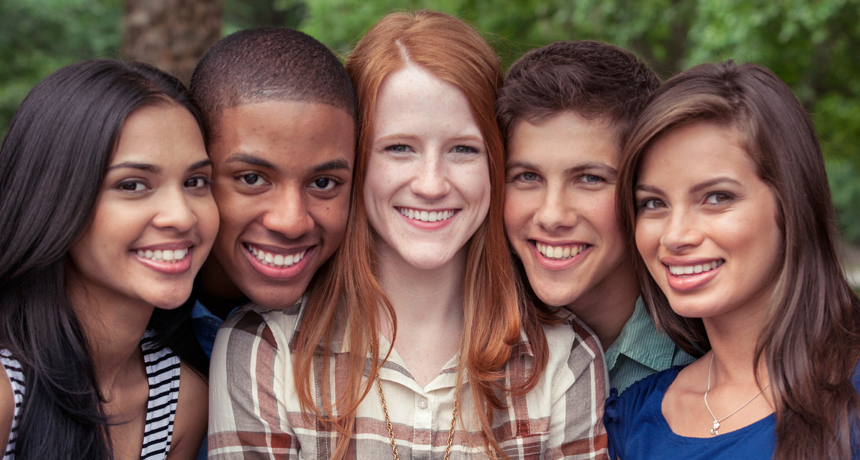
#> input picture CorePython-4/fundamentals/15. Case Studies/6 face_detection/source_image2.png, 860 x 460 px
$ python face_eye_detection.py
#> lines starting #> are read from the running program, lines starting #| are printed output that depends on the picture; after the words box and inside, x2 and y2 are one past the last pixel; in counts of white or black regions, pixels touching at a corner belong together
# Tasks: Face Detection
# Import the necessary libraries
import cv2
import os
import sys

try:
    face_cascade = cv2.CascadeClassifier(cv2.data.haarcascades + 'haarcascade_frontalface_default.xml')
    eye_cascade = cv2.CascadeClassifier(cv2.data.haarcascades + 'haarcascade_eye.xml')
    img = cv2.imread('source_image2.png')
#> img is the input picture: shape (460, 860, 3); mean B, G, R 82.2, 90.8, 116.5
    gray = cv2.cvtColor(img, cv2.COLOR_BGR2GRAY)
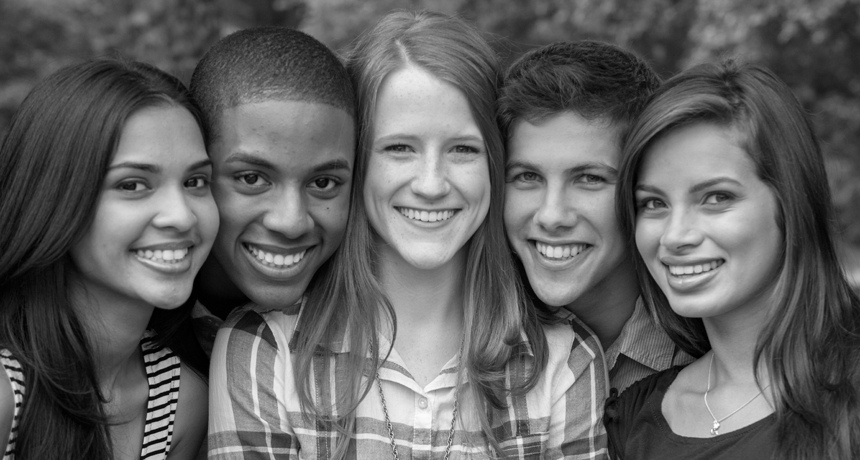
#> gray: shape (460, 860); min 0, max 255, mean 97.5

    faces = face_cascade.detectMultiScale(gray, 1.3, 5)
#> faces = [[348, 86, 163, 163], [478, 118, 158, 158], [608, 138, 161, 161], [73, 116, 176, 176], [191, 97, 203, 203]]
    for (x, y, w, h) in faces:
        cv2.rectangle(img, (x, y), (x + w, y + h), (255, 0, 0), 2)
        roi_gray = gray[y:y + h, x:x + w]
        roi_color = img[y:y + h, x:x + w]
        eyes = eye_cascade.detectMultiScale(roi_gray)
        for (ex, ey, ew, eh) in eyes:
            cv2.rectangle(roi_color, (ex, ey), (ex + ew, ey + eh), (0, 255, 0), 2)
#> this loop made 5 passes
#> (x, y, w, h, eyes) on passes 1 to 5: (348, 86, 163, 163, [[30, 41, 44, 44]]), (478, 118, 158, 158, [[28, 38, 42, 42], [86, 42, 39, 39], [46, 114, 22, 22]]), (608, 138, 161, 161, [[27, 47, 38, 38], [82, 37, 47, 47]]), (73, 116, 176, 176, [[103, 45, 42, 42], [35, 45, 49, 49]]), (191, 97, 203, 203, [[45, 140, 22, 22], [107, 62, 47, 47], [34, 54, 55, 55]])
#> pass 1, `roi_gray = gray[y:y + h, x:x + w]`:
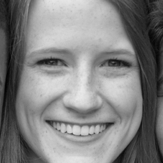
#> roi_gray: shape (163, 163); min 3, max 233, mean 129
#> pass 1, `roi_color = img[y:y + h, x:x + w]`:
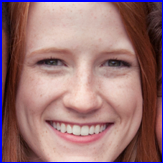
#> roi_color: shape (163, 163, 3); mean B, G, R 116.7, 114.6, 153.1
#> pass 2, `roi_color = img[y:y + h, x:x + w]`:
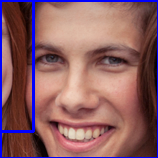
#> roi_color: shape (158, 158, 3); mean B, G, R 98.7, 94.4, 138.7
#> after the loop:
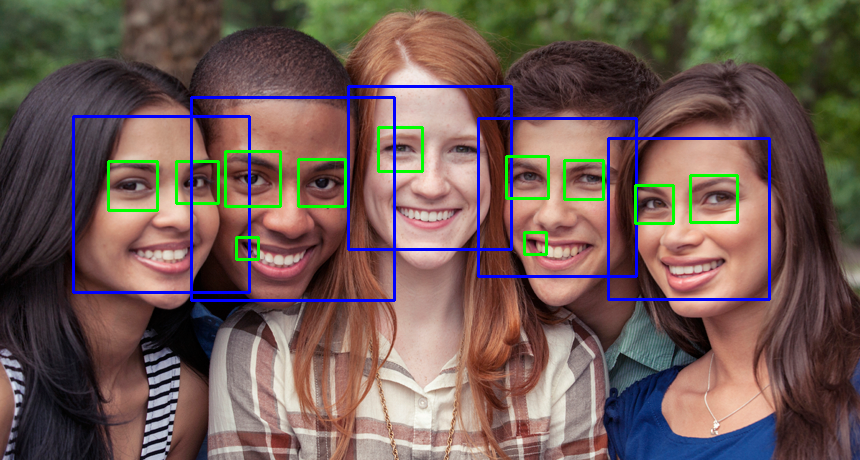
#> img: shape (460, 860, 3); 3.89% of pixels changed, all inside (x1, y1, x2, y2) = (72, 85, 771, 302)
#> after the loop:
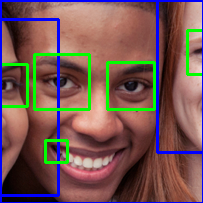
#> roi_color: shape (203, 203, 3); mean B, G, R 83.9, 86.7, 116.1
#> after the loop:
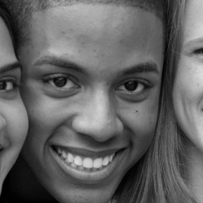
#> roi_gray: shape (203, 203); min 0, max 223, mean 97.5
    cv2.imshow('img', img)
    cv2.waitKey(0)
    cv2.destroyAllWindows()
except:
    print("Error : ", sys.exc_info()[1])

$ run again, with CorePython-4/fundamentals/15. Case Studies/6 face_detection/source_image1.png copied over CorePython-4/fundamentals/15. Case Studies/6 face_detection/source_image2.png
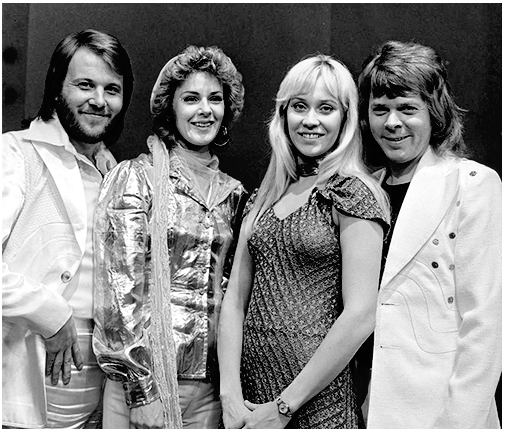
#> input picture CorePython-4/fundamentals/15. Case Studies/6 face_detection/source_image1.png, 506 x 431 px
#> img is the input picture: shape (431, 506, 3); min 0, max 255, mean 133.7
#> faces = [[171, 74, 63, 63], [57, 57, 78, 78], [269, 73, 88, 88], [354, 81, 77, 77]]
#> the loop `for (x, y, w, h) in faces:` made 4 passes
#> (x, y, w, h, eyes) on passes 1 to 3: (171, 74, 63, 63, [[33, 14, 21, 21]]), (57, 57, 78, 78, [[17, 15, 23, 23], [43, 22, 22, 22]]), (269, 73, 88, 88, [[19, 20, 25, 25], [44, 23, 23, 23]])
#> after the loop `for (x, y, w, h) in faces:`:
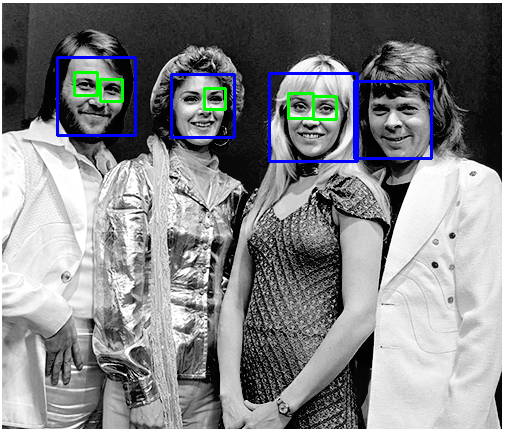
#> img: shape (431, 506, 3); 2.25% of pixels changed, all inside (x1, y1, x2, y2) = (56, 56, 433, 163)
#> after the loop `for (x, y, w, h) in faces:`:
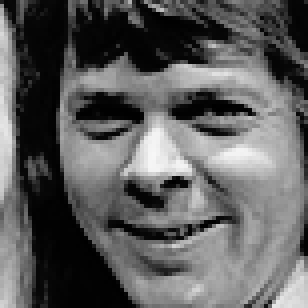
#> roi_gray: shape (77, 77) (shown 4 times larger); min 0, max 247, mean 93.6
